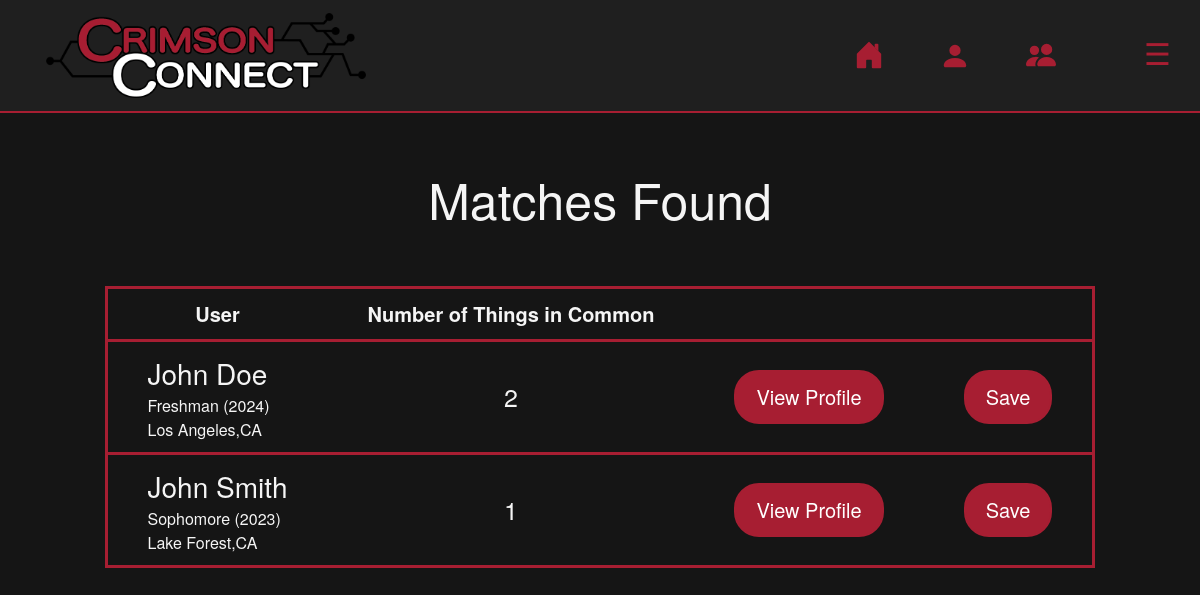
/match (signed in), run on the app's committed database.
### tables this page shows
CREATE TABLE 'profile' ('user_id'  INTEGER NOT NULL  , 'last_name'  text NOT NULL  , 'first_name'  text NOT NULL  , 'birthday'  date NOT NULL  , 'hometown'  text NOT NULL  , 'state'  text NOT NULL  , 'imgpath' text NOT NULL DEFAULT 'None', 'bio' text NOT NULL DEFAULT 'None');

CREATE TABLE 'academia' ('user_id' integer NOT NULL, 'class' text NOT NULL, 'house' text NOT NULL, 'major' text NOT NULL, 'minor' text NOT NULL);

### application.py (the view)
@app.route("/match")
@login_required
@profile_required
def match():
    logged_user = session["user_id"]
    users = db.execute("SELECT id FROM users WHERE id != ? AND id NOT IN (SELECT saved_id FROM saved_profiles WHERE user_id=?)", logged_user, logged_user)
    users_count = db.execute("SELECT count(id) FROM users WHERE id !=? AND id NOT IN (SELECT saved_id FROM saved_profiles WHERE user_id=?)", logged_user, logged_user)
    most_matches = 0
    most_match_id = None
    second_most_matches = 0
    second_match_id = None
    third_most_matches = 0
    third_match_id = None
    for i in range(users_count[0]['count(id)']):
        curr_matches = count_matches(logged_user, users[i]['id'])
        if curr_matches > most_matches:
            most_match_id = users[i]['id']
            most_matches = curr_matches
        elif curr_matches > second_most_matches and curr_matches <= most_matches:
            second_match_id = users[i]['id']
            second_most_matches = curr_matches
        elif curr_matches > third_most_matches and curr_matches <= second_most_matches:
            third_match_id = users[i]['id']
            third_most_matches = curr_matches
    firstbio = db.execute("SELECT profile.user_id, first_name, last_name, hometown, state, class FROM profile INNER JOIN academia ON profile.user_id=academia.user_id WHERE profile.user_id=?", most_match_id)
    secondbio = db.execute("SELECT profile.user_id, first_name, last_name, hometown, state, class FROM profile INNER JOIN academia ON profile.user_id=academia.user_id WHERE profile.user_id=?", second_match_id)
    thirdbio = db.execute("SELECT profile.user_id, first_name, last_name, hometown, state, class FROM profile INNER JOIN academia ON profile.user_id=academia.user_id WHERE profile.user_id=?", third_match_id)
    matched_users = [firstbio, secondbio, thirdbio]
    matches = [most_matches, second_most_matches, third_most_matches]
    return render_template("match.html", user=matched_users, matches=matches)

### application.py (called while the page is built)
@app.after_request
def after_request(response):
    response.headers["Cache-Control"] = "no-cache, no-store, must-revalidate"
    response.headers["Expires"] = 0
    response.headers["Pragma"] = "no-cache"
    return response

### helpers.py (called while the page is built)
def login_required(f):
    @wraps(f)
    def decorated_function(*args, **kwargs):
        if session.get("user_id") is None:
            return redirect("/login")
        return f(*args, **kwargs)
    return decorated_function

def profile_required(f):
    @wraps(f)
    def decorated_function(*args, **kwargs):
        rows = db.execute("SELECT * FROM profile WHERE user_id = ?", session.get("user_id"))
        if len(rows) != 1:
            return redirect("/create")
        return f(*args, **kwargs)
    return decorated_function

### templates/match.html (shortened to what this page needs)
{% extends "layout.html" %}
{% block main %}
    <div class=match-header>
        <p style="font-size: 50px">Matches Found<p>
    </div>
    <div id="match-table">
        <table>
            <tr style="font-size: 20px">
                <th>User</th>
                <th>Number of Things in Common</th>
                <th>&nbsp;</th>
                <th>&nbsp;</th>
            </tr>
            {% for i in range(3) %}
            {% for j in range(3) %}
            <tr>
                {% if user[j][i] is defined %}
                <td style="text-align: left"><h7 style="font-size: 28px">{{user[j][i].first_name}} {{user[j][i].last_name}}</h7><br>{{user[j][i].class}}<br>{{user[j][i].hometown}},{{user[j][i].state}}</td>
                <td style="font-size: 25px">{{matches[j]}}</td>
                <td>
                    <form action="/profile" method="post"><button type="submit" class="matched-btn" name="user_id" value="{{user[j][i].user_id}}">View&nbsp;Profile</button></form>
                </td>
                <td>
                    <form action="/saveprofile" method="post"><button type="submit" class="matched-btn" name="user_id" value="{{user[j][i].user_id}}">Save</button></form>
                </td>
                {% endif %}
            </tr>
            {% endfor %}
            {% endfor %}
        </table>
    </div>
{% endblock %}

### static/styles.css (style rules this page uses)
.body { background-color: #151515; font-family: "Helvetica Neue", sans-serif; color: #f5f5f5; }
#match-table table { margin: 50px auto 50px auto; border: 3px solid #a71e32; }
#match-table tr, #match-table td, #match-table th { padding: 10px 40px; border-bottom: 3px solid #a71e32; }
.matched-btn { background-color: #a71e32; color: white; border-radius: 25px; border: 2px solid #a71e32; font-size: 20px; padding: 10px 20px; }

### data on the page
profile: first_name "John", last_name "Doe", hometown "Los Angeles", state "CA"
academia: class "Freshman (2024)"
profile: first_name "John", last_name "Smith", hometown "Lake Forest", state "CA"
academia: class "Sophomore (2023)"

### other printed values
{{ matches[j] }} "2" "1"
